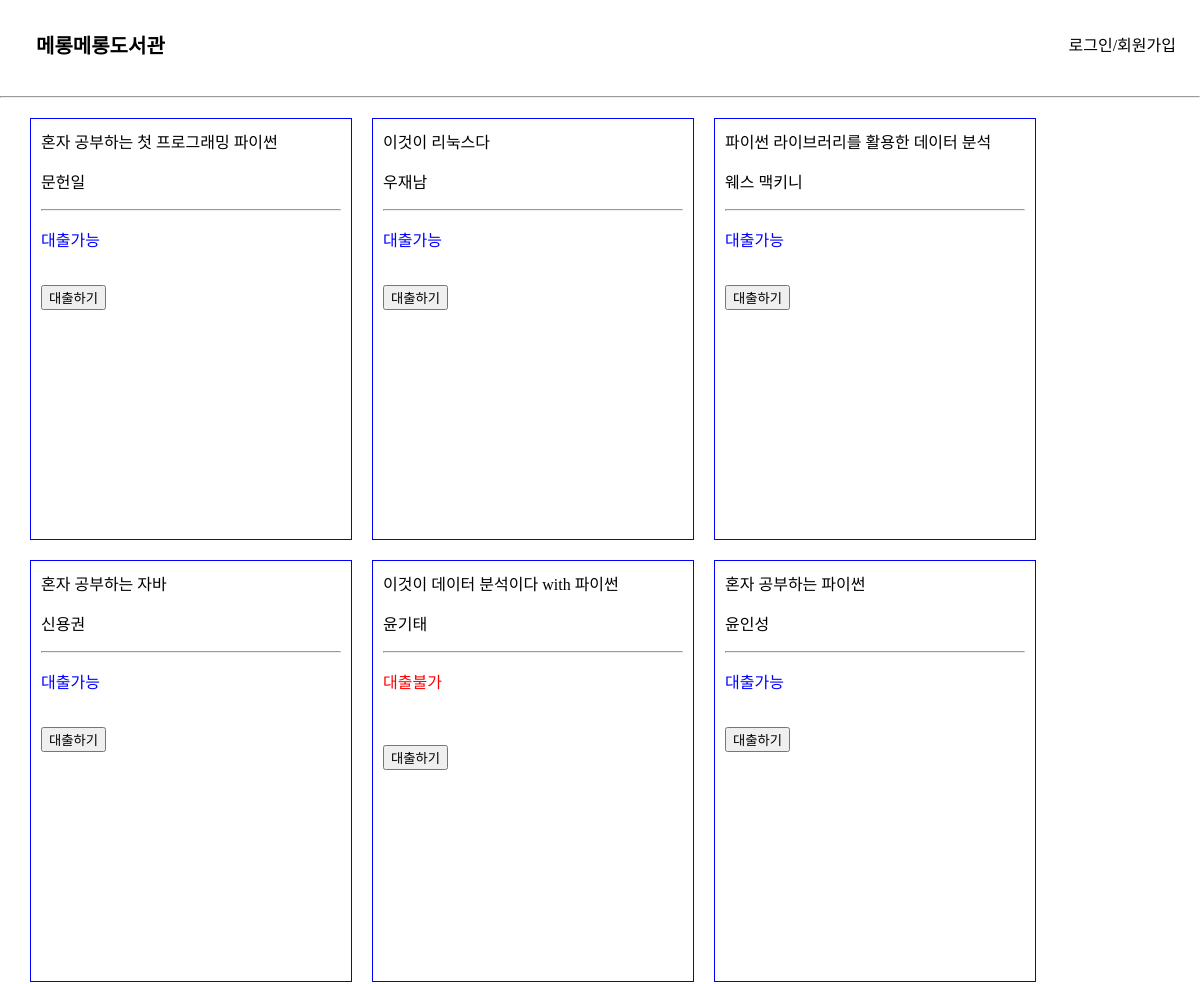
Before: / (upper part) with the older database file.
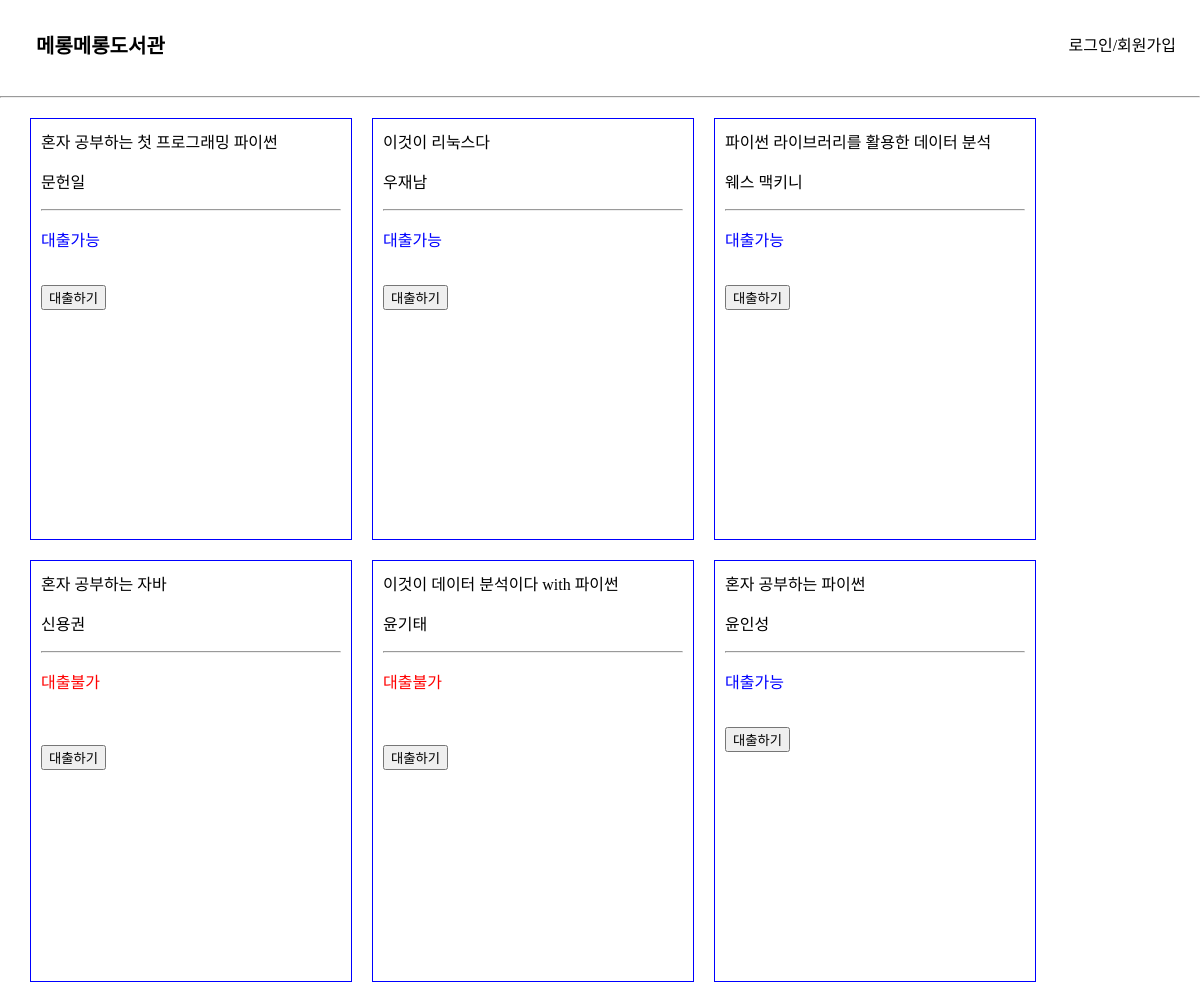
After: the same page with the newer database file.
### elicelibrary/models.py (models this page shows, shortened)
class Book(db.Model):
    __tablename__     = 'Book'
    id                = db.Column(db.Integer, primary_key=True, nullable=False, autoincrement=True, unique=True)
    title             = db.Column(db.String(45), nullable=False)
    author            = db.Column(db.String(45))
    publisher         = db.Column(db.String(45))
    publication_date  = db.Column(db.String(45))
    pages             = db.Column(db.Integer)
    isbn              = db.Column(db.String(45))
    registered_date   = db.Column(db.DateTime, default=datetime.utcnow)
    description       = db.Column(db.Text())    # 길이를 정할 수 없는 문자열은 Text를 쓰면 됨
    book_link         = db.Column(db.String(255))
    book_status       = db.Column(db.String(45))   # "1" :대출가능, "0" : 대출중 , "999" : 폐기    -> 선택형 변수에 적합한 데이터타입이 있을까?
    book_img          = db.Column(db.String(45))    # 책 표지만 바뀐 경우, 또는 책이 다르지만 같은 표지를 쓰는 경우가 있기 때문에 이미지 스토리지에서 같은 이미지의 반복을 막기 위해 별도의 책 이미지 식별 용 변수를 넣음
    at_user           = db.Column(db.String(45), default=None)

### elicelibrary/views/book_api.py (the view, shortened to what this page needs)
@book.route('/')
def main_page():
    book_list = Book.query.order_by(Book.registered_date.desc()).all()
    return render_template("main.html", book_list=book_list)

### elicelibrary/templates/main.html (shortened to what this page needs)
{% extends 'base.html' %}
{% block content %}
<div class="book-card-container">
    {% for b in book_list %}
        <div class="book-info-card">
            <a href="/book_info/{{ b.id }}">{{ b.title }}</a>
            <p>{{ b.author }}</p>
            <hr>
            {% if b.book_status == '1' %}
                <p style="color: blue;">대출가능</p>
            {% else %}
                <p style="color:red">대출불가</p>
            <br>
            {% endif %}
            <br>
            <form action="{{ url_for('book.checkout', book_id=b.id) }}" method="post">
                <input class='checkout-btn' type="submit" value="대출하기">
            </form>
        </div>
    {% endfor %}
</div>
{% endblock %}

Changed rows visible on the page:
changed Book "혼자 공부하는 자바": book_status "대출가능" → "대출불가"
